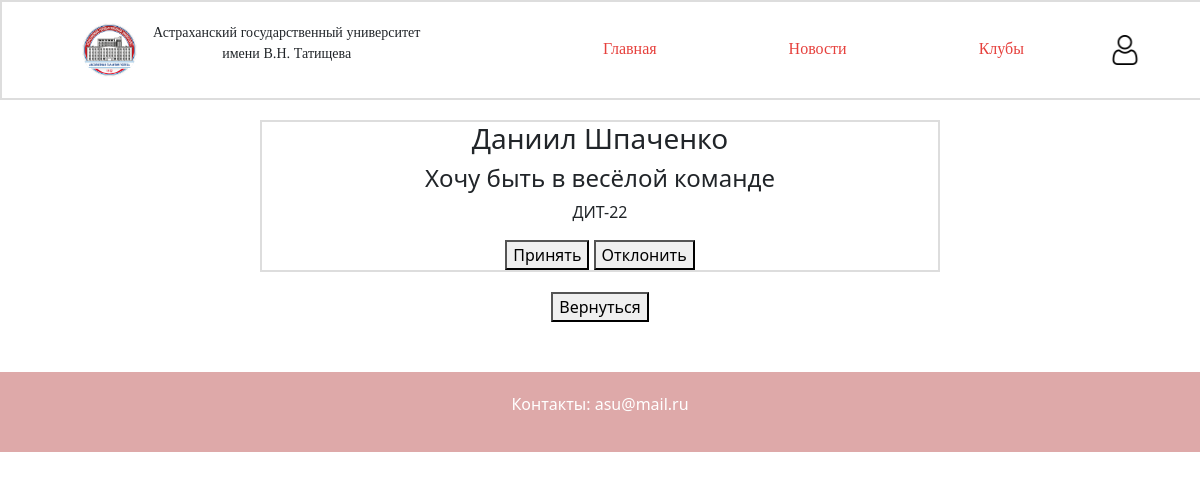
Screenshot of /application_club/1 with the database file from the repository.
### tables this page shows
CREATE TABLE "users" (
                                id INTEGER PRIMARY KEY AUTOINCREMENT,
                                surname TEXT,
                                name TEXT,
                                patronymic TEXT,
                                status TEXT,
                                clubs TEXT                          );

CREATE TABLE "applications" (
	"id"	INTEGER,
	"club_id"	INTEGER,
	"user_id"	INTEGER,
	"reason"	TEXT,
	"group_name"	TEXT,
	PRIMARY KEY("id")
);

### Controllers/pageController.py (the view)
    @staticmethod
    @app.route('/application_club/<int:id>', methods=['GET'])
    def get_applicationsClub_page(id):
        applications = _applicationService.findAllApplications()
        club = _clubService.findClubById(id)
        users = _userService.findAllUsers()
        return render_template('applications.html', applications = applications, club = club, users = users)

### Services/applicationService.py (called while the page is built)
    def findAllApplications(self):
        applications = []
        with con:
            sql_select = """SELECT
                               id,
                               club_id,
                               user_id,
                               reason,
                               group_name
                            FROM applications"""
            raw_applications = con.execute(sql_select).fetchall()
            for row in raw_applications:
                application = Application(
                    id=row[0],
                    club_id=row[1],
                    user_id=row[2],
                    reason=row[3],
                    group_name=row[4])
                applications.append(application)
        return applications

### Services/clubService.py (called while the page is built)
    def findClubById(self, club_id):
        with con:
            sql_select = """SELECT
                               id,
                               title,
                               head,
                               connection,
                               description,
                               path_to_img
                            FROM clubs
                            WHERE id = ?"""
            raw_club = con.execute(sql_select, (club_id,)).fetchone()
            if raw_club:
                club = Club(
                    id=raw_club[0],
                    title=raw_club[1],
                    head=raw_club[2],
                    connection=raw_club[3],
                    description=raw_club[4],
                    path_to_img=raw_club[5]
                )
                return club

### Services/userService.py (called while the page is built)
    def findAllUsers(self):
        users = []
        with con:
            sql_select = """SELECT
                               id,
                               surname,
                               name,
                               patronymic,
                               status,
                               clubs
                            FROM users"""
            raw_users = con.execute(sql_select).fetchall()
            for row in raw_users:
                user = User(
                    id=row[0],
                    surname=row[1],
                    name=row[2],
                    patronymic=row[3],
                    status=row[4],
                    clubs=row[5])
                users.append(user)
        return users

### Templates/applications.html (shortened to what this page needs)
<!DOCTYPE html>
<html lang="ru">
<head>
    <link rel="stylesheet" href="../static/lib/bootstrap/css/bootstrap.min.css">
    <link rel="stylesheet" href="../static/lib/lightbox/lightbox.css">
    <link rel="stylesheet" href="../static/css/style_applicationsPage.css">
</head>
<body>
<header>
    <img src="../static/images/asu-logo.png">
    <p>Астраханский государственный университет имени В.Н. Татищева</p>
    <div class="menu">
        <a href="/">
            <button>Главная</button>
        </a>
        <a href = "/news.html">
            <button>Новости</button>
        </a>
        <a href = "/clubs.html">
            <button>Клубы</button>
        </a>
        <a href="/entry.html">
            <img src="../static/images/profile-user.png" alt="Профиль">
        </a>
    </div>
</header>
<div class="applications-container">
    <div class="centered-applications">
        {% for application in applications %}
            {% if application.club_id == club.id %}
                <div class="application">
                    {% for user in users %}
                        {% if user.id == application.user_id %}
                            <h3>{{  user.name }} {{  user.surname }}</h3>
                        {% endif %}
                    {% endfor %}
                    <h4>{{ application.reason }}</h4>
                    <p>{{ application.group_name }}</p>
                    <button class="accept-button" data-application-id="{{ application.id }}">Принять</button>
                    <button class="reject-button" data-application-id="{{ application.id }}">Отклонить</button>
                </div>
            {% endif %}
        {% endfor %}
    </div>
    <button class="return-button">Вернуться</button>
</div>
<footer>
    <p>Контакты: asu@mail.ru</p>
</footer>

### Static/css/style_applicationsPage.css (style rules this page uses)
header p { font-family: 'Open Sans'; font-size: 14px; }
header { display: flex; text-align: center; align-items: center; height: 100px; border: 2px solid #ddd; width: 101%; }
header img { padding-left: 20px; padding-right: 10px; width: 7%; margin-left: 60px; }
.menu { display: flex; padding-left: 50px; }
.menu button { margin-left: 120px; background-color: #ffffff; border: #ffffff; font-family: 'Open Sans'; color: #e6413d; }
.menu img { margin-right: 60px; width: 60px; height: 30px; }
.applications-container { display: block; text-align: center; margin: 0 auto; width: 60%; }
.centered-applications { margin: 20px; border: 2px solid #ddd; }
footer { background-color: #dea9a9; color: #ffffff; text-align: center; padding: 20px; width: 100%; bottom: 0; margin-top: 50px; }

### rows the page displays
applications: reason "Хочу быть в весёлой команде", group_name "ДИТ-22"
users: name "Даниил", surname "Шпаченко"
